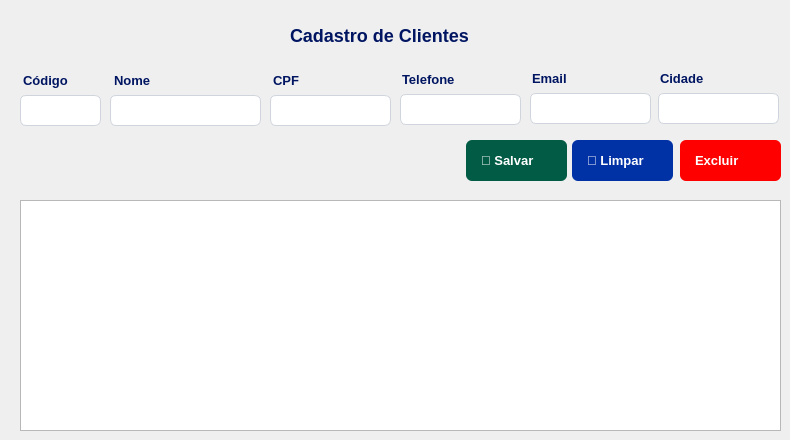
     <widget class="QWidget" name="page_6">
      <widget class="QLabel" name="label_4">
       <property name="geometry">
        <rect>
         <x>23</x>
         <y>70</y>
         <width>61</width>
         <height>21</height>
        </rect>
       </property>
       <property name="styleSheet">
        <string notr="true">QLabel {
    font-size: 13px;
    font-weight: bold;
    color: #001561;

}</string>
       </property>
       <property name="text">
        <string>Código</string>
       </property>
      </widget>
      <widget class="QLineEdit" name="edit_codigo_2">
       <property name="enabled">
        <bool>false</bool>
       </property>
       <property name="geometry">
        <rect>
         <x>20</x>
         <y>95</y>
         <width>81</width>
         <height>31</height>
        </rect>
       </property>
       <property name="styleSheet">
        <string notr="true">QLineEdit {
    background-color: #FFFFFF;
    border: 1px solid #D0D5DD;
    border-radius: 6px; 
    font-size: 15px;
    color: black;
	padding: 6px;
}</string>
       </property>
      </widget>
      <widget class="QLineEdit" name="edit_nome_2">
       <property name="geometry">
        <rect>
         <x>110</x>
         <y>95</y>
         <width>151</width>
         <height>31</height>
        </rect>
       </property>
       <property name="styleSheet">
        <string notr="true">QLineEdit {
    background-color: #FFFFFF;
    border: 1px solid #D0D5DD;
    border-radius: 6px; 
    font-size: 15px;
    color: black;
	padding: 6px;
}</string>
       </property>
      </widget>
      <widget class="QLabel" name="label_11">
       <property name="geometry">
        <rect>
         <x>114</x>
         <y>70</y>
         <width>70</width>
         <height>21</height>
        </rect>
       </property>
       <property name="styleSheet">
        <string notr="true">QLabel {
    font-size: 13px;
    font-weight: bold;
    color: #001561;

}</string>
       </property>
       <property name="text">
        <string>Nome</string>
       </property>
      </widget>
      <widget class="QLineEdit" name="edit_cpf_2">
       <property name="geometry">
        <rect>
         <x>270</x>
         <y>95</y>
         <width>121</width>
         <height>31</height>
        </rect>
       </property>
       <property name="styleSheet">
        <string notr="true">QLineEdit {
    background-color: #FFFFFF;
    border: 1px solid #D0D5DD;
    border-radius: 6px; 
    font-size: 15px;
    color: black;
	padding: 6px;
}</string>
       </property>
      </widget>
      <widget class="QLabel" name="label_12">
       <property name="geometry">
        <rect>
         <x>273</x>
         <y>70</y>
         <width>61</width>
         <height>21</height>
        </rect>
       </property>
       <property name="styleSheet">
        <string notr="true">QLabel {
    font-size: 13px;
    font-weight: bold;
    color: #001561;

}</string>
       </property>
       <property name="text">
        <string>CPF</string>
       </property>
      </widget>
      <widget class="QLineEdit" name="edit_telefone_2">
       <property name="geometry">
        <rect>
         <x>400</x>
         <y>94</y>
         <width>121</width>
         <height>31</height>
        </rect>
       </property>
       <property name="styleSheet">
        <string notr="true">QLineEdit {
    background-color: #FFFFFF;
    border: 1px solid #D0D5DD;
    border-radius: 6px; 
    font-size: 15px;
    color: black;
	padding: 6px;
}</string>
       </property>
      </widget>
      <widget class="QLabel" name="label_15">
       <property name="geometry">
        <rect>
         <x>402</x>
         <y>69</y>
         <width>61</width>
         <height>21</height>
        </rect>
       </property>
       <property name="styleSheet">
        <string notr="true">QLabel {
    font-size: 13px;
    font-weight: bold;
    color: #001561;

}</string>
       </property>
       <property name="text">
        <string>Telefone</string>
       </property>
      </widget>
      <widget class="QLineEdit" name="edit_email_2">
       <property name="geometry">
        <rect>
         <x>530</x>
         <y>93</y>
         <width>121</width>
         <height>31</height>
        </rect>
       </property>
       <property name="styleSheet">
        <string notr="true">QLineEdit {
    background-color: #FFFFFF;
    border: 1px solid #D0D5DD;
    border-radius: 6px; 
    font-size: 15px;
    color: black;
	padding: 6px;
}</string>
       </property>
      </widget>
      <widget class="QLabel" name="label_16">
       <property name="geometry">
        <rect>
         <x>532</x>
         <y>68</y>
         <width>61</width>
         <height>21</height>
        </rect>
       </property>
       <property name="styleSheet">
        <string notr="true">QLabel {
    font-size: 13px;
    font-weight: bold;
    color: #001561;

}</string>
       </property>
       <property name="text">
        <string>Email</string>
       </property>
      </widget>
      <widget class="QLineEdit" name="edit_cidade_2">
       <property name="geometry">
        <rect>
         <x>658</x>
         <y>93</y>
         <width>121</width>
         <height>31</height>
        </rect>
       </property>
       <property name="styleSheet">
        <string notr="true">QLineEdit {
    background-color: #FFFFFF;
    border: 1px solid #D0D5DD;
    border-radius: 6px; 
    font-size: 15px;
    color: black;
	padding: 6px;
}</string>
       </property>
      </widget>
      <widget class="QLabel" name="label_17">
       <property name="geometry">
        <rect>
         <x>660</x>
         <y>68</y>
         <width>61</width>
         <height>21</height>
        </rect>
       </property>
       <property name="styleSheet">
        <string notr="true">QLabel {
    font-size: 13px;
    font-weight: bold;
    color: #001561;

}</string>
       </property>
       <property name="text">
        <string>Cidade</string>
       </property>
      </widget>
      <widget class="QPushButton" name="btn_limpar_2">
       <property name="geometry">
        <rect>
         <x>572</x>
         <y>140</y>
         <width>101</width>
         <height>41</height>
        </rect>
       </property>
       <property name="cursor">
        <cursorShape>PointingHandCursor</cursorShape>
       </property>
       <property name="styleSheet">
        <string notr="true">QPushButton {
    font-family: &quot;Segoe UI&quot;, Arial, sans-serif;
    font-size: 13px;
    font-weight: bold;
    color: #FFFFFF;
    border: none;
    border-radius: 6px;
    text-align: left;      /* Alinha o emoji e o texto à esquerda */
    padding-left: 15px;    /* Afasta o emoji da borda esquerda */
    padding-right: 15px;
    height: 35px;          /* Define uma altura padrão elegante */
	background-color: #0031A5;
}</string>
       </property>
       <property name="text">
        <string>🧹 Limpar</string>
       </property>
      </widget>
      <widget class="QPushButton" name="btn_salvar_2">
       <property name="geometry">
        <rect>
         <x>466</x>
         <y>140</y>
         <width>101</width>
         <height>41</height>
        </rect>
       </property>
       <property name="cursor">
        <cursorShape>PointingHandCursor</cursorShape>
       </property>
       <property name="styleSheet">
        <string notr="true">QPushButton {
    font-family: &quot;Segoe UI&quot;, Arial, sans-serif;
    font-size: 13px;
    font-weight: bold;
    color: #FFFFFF;
    border: none;
    border-radius: 6px;
    text-align: left;      /* Alinha o emoji e o texto à esquerda */
    padding-left: 15px;    /* Afasta o emoji da borda esquerda */
    padding-right: 15px;
    height: 35px;          /* Define uma altura padrão elegante */
	background-color: #015B45;
}</string>
       </property>
       <property name="text">
        <string>💾 Salvar</string>
       </property>
      </widget>
      <widget class="QTableView" name="tableView_2">
       <property name="geometry">
        <rect>
         <x>20</x>
         <y>200</y>
         <width>761</width>
         <height>231</height>
        </rect>
       </property>
       <property name="styleSheet">
        <string notr="true">QStackedWidget{
	background-color: #F3F3F5;
}</string>
       </property>
      </widget>
      <widget class="QLabel" name="label_18">
       <property name="geometry">
        <rect>
         <x>290</x>
         <y>20</y>
         <width>191</width>
         <height>31</height>
        </rect>
       </property>
       <property name="styleSheet">
        <string notr="true">QLabel {
    font-size: 18px;
    font-weight: bold;
    color: #001561;

}</string>
       </property>
       <property name="text">
        <string>Cadastro de Clientes</string>
       </property>
      </widget>
      <widget class="QPushButton" name="btn_excluir_2">
       <property name="geometry">
        <rect>
         <x>680</x>
         <y>140</y>
         <width>101</width>
         <height>41</height>
        </rect>
       </property>
       <property name="cursor">
        <cursorShape>PointingHandCursor</cursorShape>
       </property>
       <property name="styleSheet">
        <string notr="true">QPushButton {
    font-family: &quot;Segoe UI&quot;, Arial, sans-serif;
    font-size: 13px;
    font-weight: bold;
    color: #FFFFFF;
    border: none;
    border-radius: 6px;
    text-align: left;      /* Alinha o emoji e o texto à esquerda */
    padding-left: 15px;    /* Afasta o emoji da borda esquerda */
    padding-right: 15px;
    height: 35px;          /* Define uma altura padrão elegante */
	background-color: red;
}</string>
       </property>
       <property name="text">
        <string>Excluir</string>
       </property>
      </widget>
     </widget>
